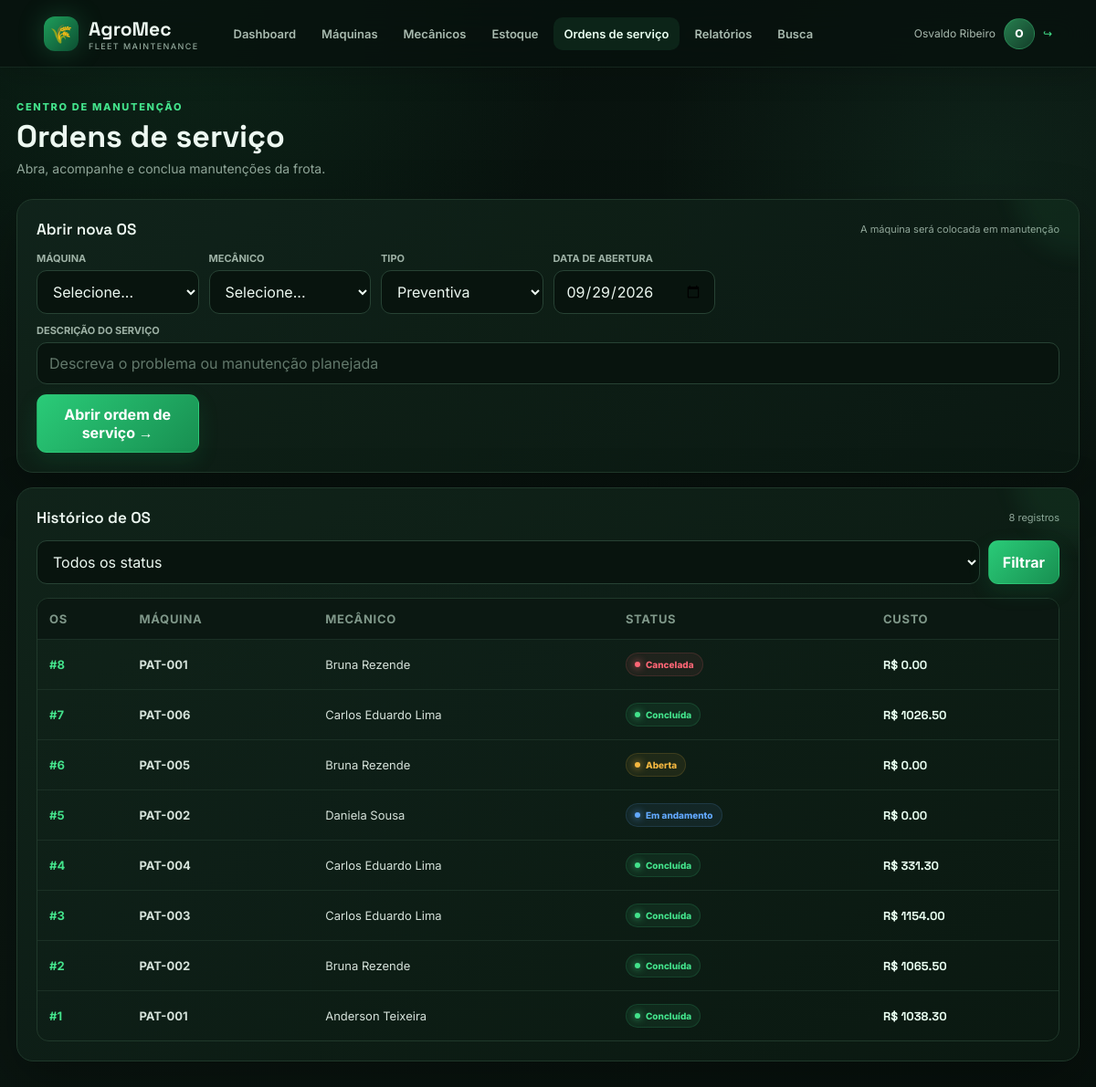
Screenshot of /os (signed in) with the database file from the repository.
### tables this page shows
CREATE TABLE ordens_servico (id INTEGER PRIMARY KEY AUTOINCREMENT, maquina_id INTEGER NOT NULL, mecanico_id INTEGER NOT NULL, tipo TEXT NOT NULL CHECK(tipo IN ('Preventiva','Corretiva')), descricao TEXT NOT NULL, data_abertura TEXT NOT NULL, data_conclusao TEXT, horas_trabalhadas REAL CHECK(horas_trabalhadas IS NULL OR horas_trabalhadas>0), status TEXT NOT NULL DEFAULT 'Aberta' CHECK(status IN ('Aberta','Em andamento','Concluída','Cancelada')), FOREIGN KEY(maquina_id) REFERENCES maquinas(id), FOREIGN KEY(mecanico_id) REFERENCES mecanicos(id));

CREATE TABLE maquinas (id INTEGER PRIMARY KEY AUTOINCREMENT, patrimonio TEXT NOT NULL UNIQUE, tipo TEXT NOT NULL, modelo TEXT NOT NULL, ano INTEGER NOT NULL CHECK(ano>=1900), horimetro_atual REAL NOT NULL DEFAULT 0 CHECK(horimetro_atual>=0), horimetro_ultima_preventiva REAL NOT NULL DEFAULT 0 CHECK(horimetro_ultima_preventiva>=0), status TEXT NOT NULL DEFAULT 'Ativa' CHECK(status IN ('Ativa','Em manutenção')));

CREATE TABLE mecanicos (id INTEGER PRIMARY KEY AUTOINCREMENT, nome TEXT NOT NULL, especialidade TEXT NOT NULL, ativo INTEGER NOT NULL DEFAULT 1 CHECK(ativo IN (0,1)));

### src/app.py (the view, shortened to what this page needs)
@app.route('/os',methods=['GET','POST'])
@auth
def ordens():
 sql="""SELECT os.*,m.patrimonio,mc.nome mecanico,COALESCE(os.horas_trabalhadas,0)*85+COALESCE((SELECT SUM(i.quantidade*i.valor_unitario) FROM itens_os i WHERE i.os_id=os.id),0) custo FROM ordens_servico os JOIN maquinas m ON m.id=os.maquina_id JOIN mecanicos mc ON mc.id=os.mecanico_id WHERE 1=1""";p=[]
 if request.args.get('status'):sql+=' AND os.status=?';p.append(request.args['status'])
 if request.args.get('maquina'):sql+=' AND os.maquina_id=?';p.append(request.args['maquina'])
 sql+=' ORDER BY os.id DESC'
 return render_template('os.html',ordens=q(sql,p),maquinas=q('SELECT * FROM maquinas'),mecanicos=q('SELECT * FROM mecanicos WHERE ativo=1'))

### src/app.py (called while the page is built)
def db():
 c=sqlite3.connect(DB); c.row_factory=sqlite3.Row; c.execute('PRAGMA foreign_keys=ON'); return c

def q(sql,p=(),one=False):
 c=db()
 try:
  r=c.execute(sql,p); out=r.fetchone() if one else r.fetchall(); c.commit(); return out
 finally:c.close()

def auth(f):
 @wraps(f)
 def w(*a,**k):
  if 'user_id' not in session:return redirect(url_for('login'))
  return f(*a,**k)
 return w

### templates/os.html
{% extends 'base.html' %}{% block title %}Ordens de Serviço · AgroMec{% endblock %}{% block content %}<div class="page-head"><div><div class="eyebrow">Centro de manutenção</div><h1>Ordens de serviço</h1><p>Abra, acompanhe e conclua manutenções da frota.</p></div></div><div class="card"><div class="section-title"><h2>Abrir nova OS</h2><span>A máquina será colocada em manutenção</span></div><form method="post" class="formgrid"><div class="field"><label>MÁQUINA</label><select name="maquina_id" required><option value="">Selecione...</option>{% for m in maquinas %}{% if m.status=='Ativa' %}<option value="{{m.id}}">{{m.patrimonio}} · {{m.modelo}}</option>{% endif %}{% endfor %}</select></div><div class="field"><label>MECÂNICO</label><select name="mecanico_id" required><option value="">Selecione...</option>{% for m in mecanicos %}<option value="{{m.id}}">{{m.nome}} · {{m.especialidade}}</option>{% endfor %}</select></div><div class="field"><label>TIPO</label><select name="tipo"><option>Preventiva</option><option>Corretiva</option></select></div><div class="field"><label>DATA DE ABERTURA</label><input type="date" name="data_abertura" value="2026-09-29" required></div><div class="field full"><label>DESCRIÇÃO DO SERVIÇO</label><input name="descricao" placeholder="Descreva o problema ou manutenção planejada" required></div><div><button type="submit">Abrir ordem de serviço →</button></div></form></div><div class="card"><div class="section-title"><h2>Histórico de OS</h2><span>{{ordens|length}} registros</span></div><form method="get" class="searchbar" style="margin-bottom:15px"><select name="status"><option value="">Todos os status</option><option>Aberta</option><option>Em andamento</option><option>Concluída</option><option>Cancelada</option></select><button type="submit">Filtrar</button></form><div class="table-wrap"><table><thead><tr><th>OS</th><th>Máquina</th><th>Mecânico</th><th>Status</th><th>Custo</th></tr></thead><tbody>{% for o in ordens %}<tr><td><a href="/os/{{o.id}}"><b>#{{o.id}}</b></a></td><td><b>{{o.patrimonio}}</b></td><td>{{o.mecanico}}</td><td><span class="status {{'status-ok' if o.status=='Concluída' else ('status-danger' if o.status=='Cancelada' else ('status-info' if o.status=='Em andamento' else 'status-warn'))}}">{{o.status}}</span></td><td class="cost">R$ {{'%.2f'|format(o.custo)}}</td></tr>{% else %}<tr><td colspan="5" class="empty">Nenhuma ordem encontrada.</td></tr>{% endfor %}</tbody></table></div></div>{% endblock %}

### static/style.css (style rules this page uses)
:root { --bg:#07110d;--bg2:#0b1712;--panel:#0e1d16;--panel2:#12261c;--line:#20392b;--text:#edf8f1;--muted:#91a79a;--green:#43e28b;--green2:#20b86b;--amber:#f4b740;--red:#ff6675;--blue:#62a9ff;--shadow:0 20px 60px rgba(0,0,0,.28) }
* { box-sizing:border-box }
html { scroll-behavior:smooth }
body { margin:0;min-height:100vh;font-family:Inter,Arial,sans-serif;color:var(--text);background:radial-gradient(circle at 15% 0%,rgba(44,160,93,.13),transparent 28%),radial-gradient(circle at 90% 15%,rgba(72,196,137,.08),transparent 24%),linear-gradient(145deg,var(--bg),#0a1510 55%,#07100c);overflow-x:hidden }
body:before { content:"";position:fixed;inset:0;pointer-events:none;opacity:.35;background-image:linear-gradient(rgba(255,255,255,.018) 1px,transparent 1px),linear-gradient(90deg,rgba(255,255,255,.018) 1px,transparent 1px);background-size:42px 42px;mask-image:linear-gradient(to bottom,#000,transparent 85%) }
a { color:var(--green);text-decoration:none;transition:.2s }
.page-head { display:flex;justify-content:space-between;align-items:flex-end;gap:20px;margin-bottom:25px }
.eyebrow { font-size:11px;text-transform:uppercase;letter-spacing:1.7px;color:var(--green);font-weight:800;margin-bottom:7px }
.page-head h1 { font-family:'Space Grotesk';font-size:34px;line-height:1.1;margin:0 }
.page-head p { margin:8px 0 0;color:var(--muted);font-size:14px }
.card,.stat,.hero { position:relative;background:linear-gradient(145deg,rgba(17,36,27,.94),rgba(11,25,18,.94));border:1px solid var(--line);border-radius:18px;box-shadow:var(--shadow);overflow:hidden }
.card { padding:21px;margin:16px 0;animation:rise .45s ease both }
.card:after { content:"";position:absolute;width:140px;height:140px;right:-70px;top:-80px;background:rgba(67,226,139,.06);filter:blur(12px);border-radius:50%;pointer-events:none }
.section-title { display:flex;align-items:center;justify-content:space-between;gap:15px;margin-bottom:14px }
.section-title h2,.section-title h3 { margin:0;font:600 17px 'Space Grotesk' }
.section-title span { font-size:11px;color:var(--muted) }
.formgrid { display:grid;grid-template-columns:repeat(auto-fit,minmax(155px,1fr));gap:11px }
.field { position:relative }
.field label,label { display:block;font-size:11px;color:#9eb2a6;font-weight:700;margin:0 0 6px }
.field.full { grid-column:1/-1 }
input,select,textarea,button { font:inherit }
input,select,textarea { width:100%;padding:12px 13px;color:var(--text);background:#08140e;border:1px solid #274234;border-radius:11px;outline:none;transition:.2s }
input::placeholder,textarea::placeholder { color:#62786b }
button,.btn { display:inline-flex;align-items:center;justify-content:center;gap:7px;padding:11px 15px;border:1px solid rgba(67,226,139,.18);border-radius:11px;background:linear-gradient(135deg,#2acb78,#188f51);color:white;font-weight:700;cursor:pointer;transition:.2s;box-shadow:0 8px 22px rgba(18,160,89,.16) }
.table-wrap { overflow:auto;border:1px solid #20392b;border-radius:13px }
.table-wrap table { min-width:720px }
table { width:100%;border-collapse:collapse }
th { background:#0b1812;color:#7f9789;text-transform:uppercase;letter-spacing:.7px;font-size:10px }
th,td { padding:14px 13px;border-bottom:1px solid #1b3025;text-align:left;font-size:13px }
td { color:#d5e2da }
tr:last-child td { border-bottom:0 }
tbody tr { transition:.18s }
.status { display:inline-flex;align-items:center;gap:6px;padding:6px 9px;border-radius:999px;font-size:10px;font-weight:800;border:1px solid transparent }
.status:before { content:"";width:6px;height:6px;border-radius:50%;background:currentColor;box-shadow:0 0 8px currentColor }
.status-ok { color:var(--green);background:rgba(67,226,139,.08);border-color:rgba(67,226,139,.14) }
.status-warn { color:var(--amber);background:rgba(244,183,64,.08);border-color:rgba(244,183,64,.14) }
.status-danger { color:var(--red);background:rgba(255,102,117,.08);border-color:rgba(255,102,117,.14) }
.status-info { color:var(--blue);background:rgba(98,169,255,.08);border-color:rgba(98,169,255,.14) }
.searchbar { display:flex;gap:9px }
.cost { font-family:'Space Grotesk';font-weight:700;color:#e9fff1 }

### rows the page displays
ordens_servico: id "8", patrimonio "PAT-001", mecanico "Bruna Rezende", status "Cancelada", custo "0.00"
ordens_servico: id "7", patrimonio "PAT-006", mecanico "Carlos Eduardo Lima", status "Concluída", custo "1026.50"
ordens_servico: id "6", patrimonio "PAT-005", mecanico "Bruna Rezende", status "Aberta", custo "0.00"
ordens_servico: id "5", patrimonio "PAT-002", mecanico "Daniela Sousa", status "Em andamento", custo "0.00"
ordens_servico: id "4", patrimonio "PAT-004", mecanico "Carlos Eduardo Lima", status "Concluída", custo "331.30"
ordens_servico: id "3", patrimonio "PAT-003", mecanico "Carlos Eduardo Lima", status "Concluída", custo "1154.00"
ordens_servico: id "2", patrimonio "PAT-002", mecanico "Bruna Rezende", status "Concluída", custo "1065.50"
ordens_servico: id "1", patrimonio "PAT-001", mecanico "Anderson Teixeira", status "Concluída", custo "1038.30"

### other values shown
{{ session.nome }} "Osvaldo Ribeiro"
{{ session.nome[0] }} "O"
{{ ordens|length }} "8"
